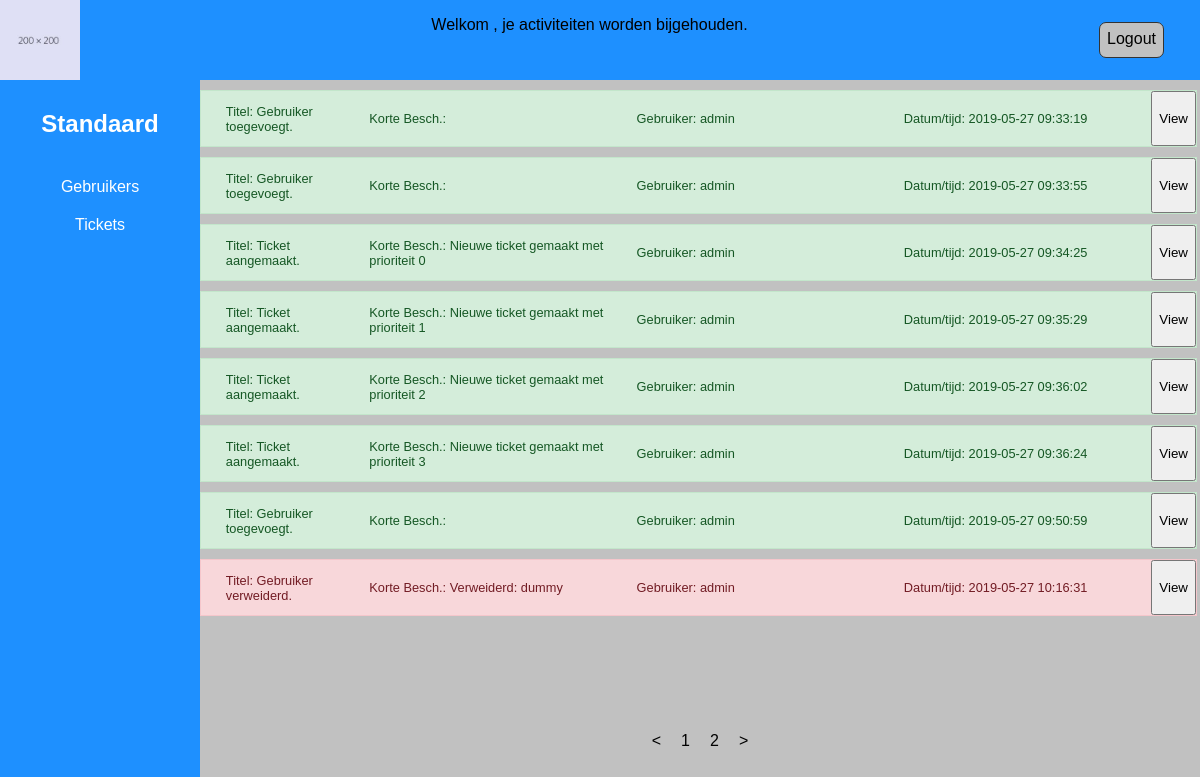
The page /backend/logs.php?page=1 on the database its author committed.
### tables this page shows
CREATE TABLE `logs` (
  `id` int(11) NOT NULL,
  `title` varchar(50) NOT NULL,
  `short_disc` varchar(100) NOT NULL,
  `disc` text NOT NULL,
  `username` varchar(255) NOT NULL,
  `date_time` datetime NOT NULL,
  `level` int(11) NOT NULL
);

### backend/logs.php (the view)
<?php require_once 'partial/header.php'; ?>
      <main>
        <section>
      	<?php
      	require_once 'dbconfig.php';
        $limit = 8;
      		$sql = "SELECT * FROM logs";
  			$result = $conn->query($sql);
        $count = 0;
  			while($log = $result->fetch_assoc()){
  				$logid = $log['id'];
          if(($count < $limit*$_GET['page'] && $count >= $limit*($_GET['page']-1))){
  				?>
         	 	<article class="logs noHover <?php if($log['level'] == 0){echo 'info-red';}else if($log['level'] == 1){echo 'info-green'; }else{echo 'info-orange';} ?>">
  					<p>Titel: <?php echo $log['title']; ?></p>
  					<p>Korte Besch.: <?php echo $log['short_disc']; ?></p>
  					<p>Gebruiker: <?php echo $log['username']; ?></p>
  					<p>Datum/tijd: <?php echo $log['date_time']; ?></p>
          			<button id="view_log_<?php echo$log['id']; ?>" onclick="location.href='log.php?id=<?php echo$logid; ?>';">View</button>
          		</article>
  				<?php
}
          $count++;
  			}
      	 ?>
      	</section>
        <section class="pages">
          <?php $number = 1; $loop_count = 0;?>
          <?php if($_GET['page'] > 1){ ?> <a href="logs.php?page=<?php echo $_GET['page']-1; ?>"><</a><?php }else{ ?><p><</p><?php } ?>
          <?php $rows = $result->num_rows; while($rows >= 0){ ?>
            <a href="logs.php?page=<?php echo $number ?>"><?php echo $number ?></a>
            <?php $number++; $rows-=8;$loop_count++;} ?>
          <?php if($_GET['page'] <= floor($result->num_rows / 8)){ ?> <a href="logs.php?page=<?php echo $_GET['page']+1; ?>">></a><?php }else{ ?><p>></p><?php  } ?>
        </section>
      </main>
<?php require_once 'partial/footer.php'; ?>

### backend/partial/header.php (shortened to what this page needs)
<!DOCTYPE html>
<html lang="en">
  <head>
      <link rel="stylesheet" href="../css/back.css">
  </head>
  <body>
    <header>
      <a href="../index.php"><img src="../image/logo.jpg"></a>
      <p>
      <?php session_start();
        echo 'Welkom ' . $_SESSION['username'] . ', je activiteiten worden bijgehouden.';
       ?>
     </p>
      <a href="logout.php" class="btn-cus">Logout</a>
    </header>
    <section class="container">
      <div id="sidebar">
        <span>
          <h2>Standaard</h2>
          <a href="gebruikers.php?page=1">Gebruikers</a>
          <a href="tickets.php?page=1&status=0">Tickets</a>
        </span>
      </div>

### backend/partial/footer.php (shortened to what this page needs)
  </section>
  </body>
</html>

### css/back.css (style rules this page uses)
* { font-family: Verdana, Geneva, sans-serif; }
body, html { padding: 0; margin: 0; overflow: hidden; }
header { display: flex; height: 10vh; width: 97%; padding: 0 3% 0 0; justify-content: space-between; background-color: dodgerblue; }
header img { height: 80px; width: 80px; }
.container { display: flex; width: 100%; }
#sidebar { display: flex; flex-direction: column; height: 90vh; background-color: dodgerblue; width: 20%; min-width: 80px; overflow-y: auto; overflow-x: hidden; }
#sidebar a { color: white; text-decoration: none; width: 100%; padding: 5% 0; text-align: center; }
span h2 { color: white; text-align: center; padding: 5% 0; }
#sidebar span { width: 100%; display: flex; flex-direction: column; }
main { background-color: #c1c1c1; display: flex; width: 100%; flex-direction: column; }
.logs p:nth-child(1) { width: 15%; }
.logs { display: flex; margin-top: 10px; border: 1px solid black; border-left: none; height: 55px; width: 99%; background-color: #f2f2f2; padding-left: 5px; font-size: .8em; }
.logs p { width: 30%; margin-left: 2%; align-self: center; padding: 1.6% 0; }
.logs button { width: auto; margin-left: auto; }
.info-red { color: #721c24; background-color: #f8d7da; border: 1px solid #f5c6cb; }
.info-green { color: #155724; background-color: #d4edda; border:1px solid #c3e6cb; }
.btn-cus { text-decoration: none; border-radius: 7px; align-self: center; border: 1px solid #333; color: black; height: 20px; padding: 7px; background-color: #c1c1c1; }
.pages { display: flex; margin-top: auto; align-items: center; margin-bottom: 40px; justify-content: center; }
.pages a, .pages p { color: black; text-decoration: none; margin: 10px; }

### rows shown on the page
logs: title "Gebruiker toegevoegt.", username "admin", date_time "2019-05-27 09:33:19"
logs: title "Gebruiker toegevoegt.", username "admin", date_time "2019-05-27 09:33:55"
logs: title "Ticket aangemaakt.", short_disc "Nieuwe ticket gemaakt met prioriteit 0", username "admin", date_time "2019-05-27 09:34:25"
logs: title "Ticket aangemaakt.", short_disc "Nieuwe ticket gemaakt met prioriteit 1", username "admin", date_time "2019-05-27 09:35:29"
logs: title "Ticket aangemaakt.", short_disc "Nieuwe ticket gemaakt met prioriteit 2", username "admin", date_time "2019-05-27 09:36:02"
logs: title "Ticket aangemaakt.", short_disc "Nieuwe ticket gemaakt met prioriteit 3", username "admin", date_time "2019-05-27 09:36:24"
logs: title "Gebruiker toegevoegt.", username "admin", date_time "2019-05-27 09:50:59"
logs: title "Gebruiker verweiderd.", short_disc "Verweiderd: dummy", username "admin", date_time "2019-05-27 10:16:31"
